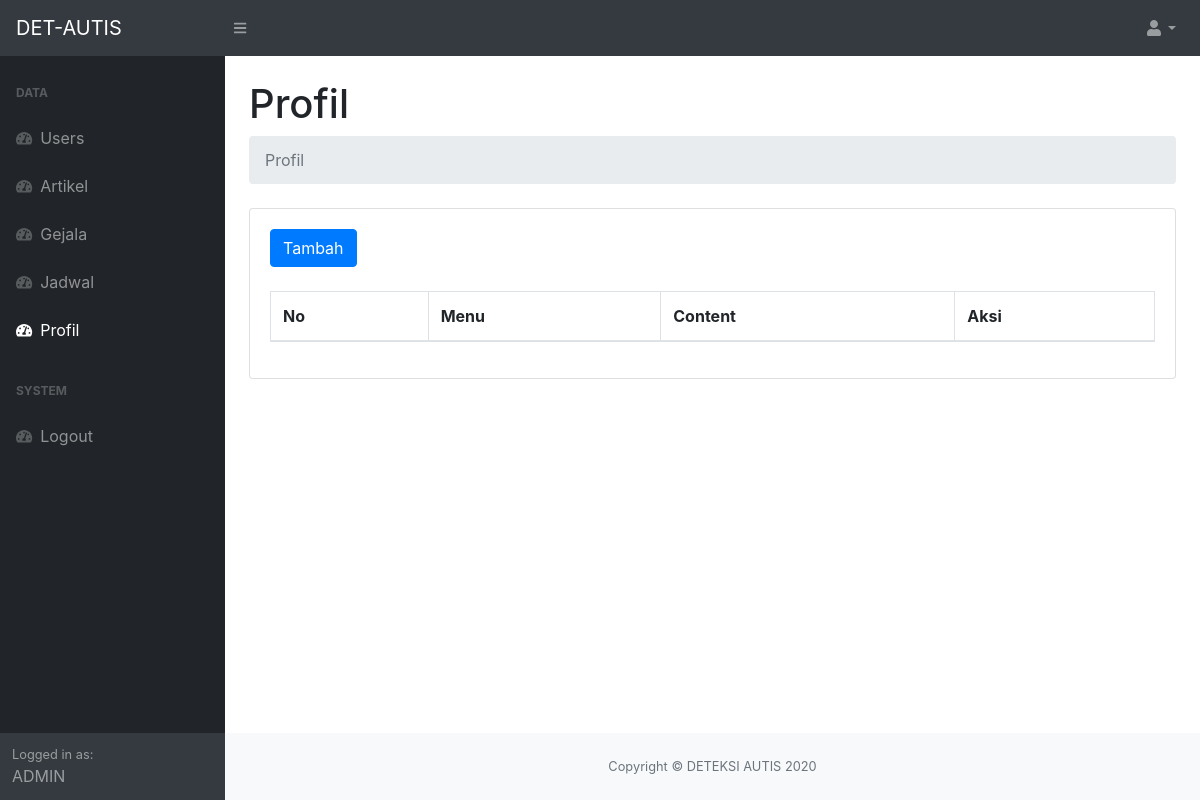
Before: /admin/index.php?page=profil (signed in) with the older database file.
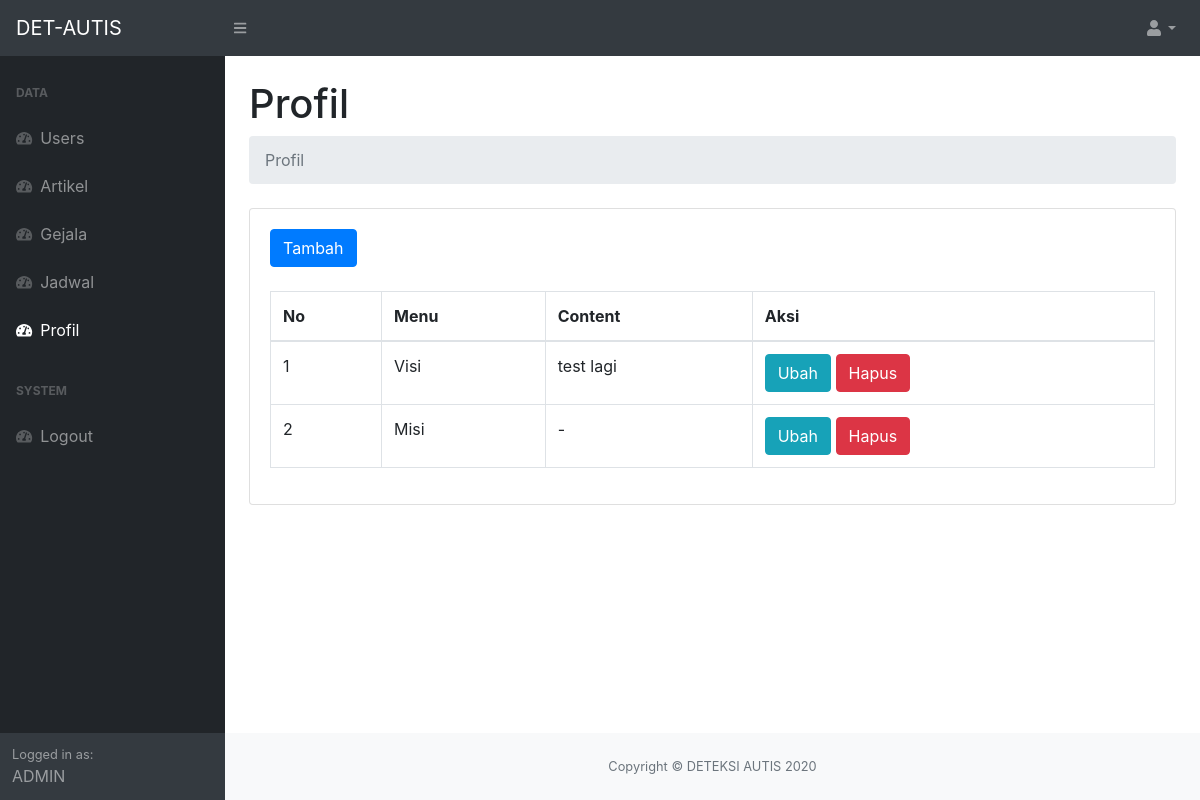
After: the same page with the newer database file.
### tables this page shows
CREATE TABLE `profil` (
  `id` int(11) NOT NULL,
  `menu` varchar(128) NOT NULL,
  `content` text NOT NULL
);

### admin/Profil/index.php (the view, shortened to what this page needs)
<div class="container-fluid">
    <h1 class="mt-4">Profil</h1>
    <ol class="breadcrumb mb-4">
        <li class="breadcrumb-item active">Profil</li>
    </ol>
    <div class="card mb-4">
        <div class="card-body">
            <a href="?page=profil-tambah" class="btn btn-primary mb-4">Tambah</a>
            <div class="table-responsive">
                <table class="table table-bordered" id="dataTable" width="100%" cellspacing="0">
                    <thead>
                        <tr>
                            <th>No</th>
                            <th>Menu</th>
                            <th>Content</th>
                            <th>Aksi</th>
                        </tr>
                    </thead>
                    <tbody>
                        <?php $getProfil = $koneksi->query("SELECT * FROM profil") ?>
                        <?php $no = 1;
                        while ($dataProfil = $getProfil->fetch_assoc()) : ?>
                            <tr>
                                <td><?= $no ?></td>
                                <td><?= $dataProfil['menu'] ?></td>
                                <td><?= $dataProfil['content'] ?></td>
                                <td>
                                    <a href="index.php?page=profil-ubah&id=<?= $dataProfil['id'] ?>" class="btn btn-info">Ubah</a>
                                    <a href="index.php?page=profil-hapus&id=<?= $dataProfil['id'] ?>" class="btn btn-danger" onclick="return confirm('Hapus Data?')">Hapus</a>
                                </td>
                            </tr>
                        <?php $no++;
                        endwhile ?>
                    </tbody>
                </table>
            </div>
        </div>
    </div>
</div>

Changed rows visible on the page:
added profil: menu "Visi", content "test lagi"
added profil: menu "Misi", content "-"
